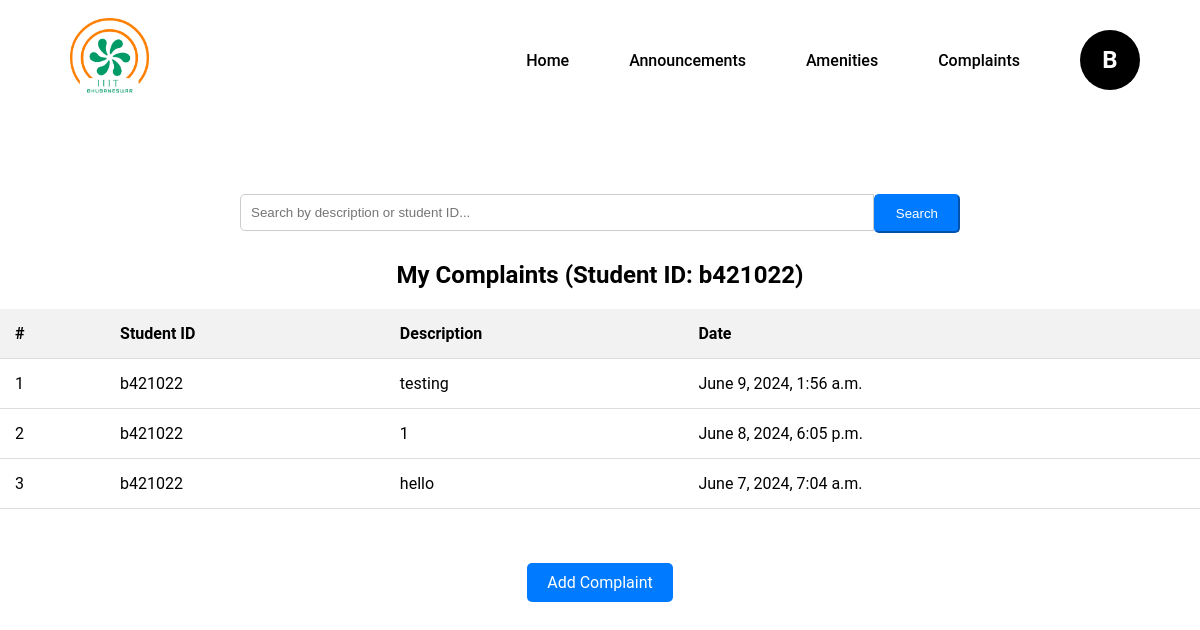
The app's page /complaints/ (signed in) with its own data.
### users/models.py (models this page shows, shortened)
class Complaint(models.Model):
    student_id = models.CharField(max_length=20)
    description = models.TextField()
    date_created = models.DateTimeField(auto_now_add=True)

### users/views.py (the view)
# urls.py: path('complaints/', views.student_complaints_list, name='student_complaints_list'),
@login_required
def student_complaints_list(request):
    user_id = request.user.username
    search_query = request.GET.get('search_query', '')
    complaints = Complaint.objects.filter(student_id=user_id).order_by('-date_created')
    if search_query:
        complaints = complaints.filter(description__icontains=search_query) | complaints.filter(student_id__icontains=search_query)
    return render(request, 'student_complaints_list.html', {'complaints': complaints, 'user_id': user_id})

### users/templates/student_complaints_list.html
{% extends 'base.html' %}
{% block content %}
<div class="container mt-4">
    <div class="row mb-3">
        {% load static %}
        <link rel="stylesheet" href="{% static 'css/complaints.css' %}">
        <div class="col-md-12">
            <form method="GET" action="{% url 'student_complaints_list' %}" class="form-inline search-bar">
                <div class="input-group">
                    <input type="text" class="form-control form-control-lg" name="search_query" placeholder="Search by description or student ID...">
                    <div class="input-group-prepend">
                        <button type="submit" class="btn btn-primary btn-lg">Search</button>
                    </div>
                </div>
            </form>
        </div>
    </div>
    <h2>My Complaints (Student ID: {{ user_id }})</h2>
    <table class="table table-striped mt-3">
        <thead>
            <tr>
                <th>#</th>
                <th>Student ID</th>
                <th>Description</th>
                <th>Date</th>
            </tr>
        </thead>
        <tbody>
            {% for complaint in complaints %}
            <tr>
                <td>{{ forloop.counter }}</td>
                <td>{{ complaint.student_id }}</td>
                <td>{{ complaint.description }}</td>
                <td>{{ complaint.date_created }}</td>
            </tr>
            {% endfor %}
        </tbody>
    </table>
    <div class="text-center mb-4 mt-4">
        <a href="{% url 'add_complaint' %}" class="btn btn-primary btn-lg">Add Complaint</a>
    </div>
</div>
{% endblock %}

### gatepass/users/templates/base.html (shortened to what this page needs)
{% load static %}
<!DOCTYPE html>
<html lang="en">
<head>
    <link rel="stylesheet" href="{% static 'css/dashboard_styles.css' %}">
    <link rel="stylesheet" href="https://cdnjs.cloudflare.com/ajax/libs/font-awesome/6.0.0-beta3/css/all.min.css">
</head>
<body>
  <nav>
    <div class="logo">
        <img src="{% static 'images/home_logo.png' %}" alt="Logo">
    </div>
    <ul class="nav-links">
        <li><a href="{% url 'student_dashboard' %}">Home</a></li>
        <li><a href="#">Announcements</a></li>
        <li class="dropdown">
            <a href="#">Amenities</a>
        </li>
        <li><a href="#">Complaints</a></li>
        <li class="profile dropdown">
            <a href="#" id="profileDropdown" role="button">
                <div class="profile-initial">{{ request.user.username|slice:":1"|capfirst }}</div>
            </a>
        </li>
    </ul>
</nav>
<div class="container mt-4">
    {% block content %}
    {% endblock %}
</div>
</body>
</html>

### static/css/dashboard_styles.css (style rules this page uses)
* { margin: 0; padding: 0; box-sizing: border-box; }
body { font-family: 'Roboto', sans-serif; }
nav { display: flex; align-items: center; justify-content: space-between; background-color: white; padding: 0 20px; width: 100%; height: 120px; margin: 0 ; }
.logo img { height: 80px; margin-left: 50px; }
.nav-links { list-style: none; display: flex; flex: 1; justify-content: flex-end; align-items: center; }
.nav-links li { position: relative; margin-right: 20px; }
.nav-links a { font-size: 16px; font-weight: 550; color: black; text-decoration: none; padding: 15px 20px; display: block; }
.profile { display: flex; align-items: center; cursor: pointer; }
.profile-initial { width: 60px; height: 60px; background-color: black; color: white; display: flex; align-items: center; justify-content: center; border-radius: 50%; font-size: 24px; font-weight: bold; }

### static/css/complaints.css (style rules this page uses)
.container { margin-top: 4rem; }
h2 { text-align: center; margin-bottom: 20px; }
.search-bar .input-group { width: 60%; margin: 0 auto 20px; display: flex; }
.search-bar .form-control { flex: 1; padding: 10px; border-radius: 5px 0 0 5px; border: 1px solid #ccc; }
.table { width: 100%; border-collapse: collapse; }
.table th, .table td { padding: 15px; text-align: left; border-bottom: 1px solid #ddd; }
.table th { background-color: #f2f2f2; }
.text-center { text-align: center; }
.text-center .btn { padding: 10px 20px; border-radius: 5px; background-color: #007bff; color: white; text-decoration: none; }
.mb-4 { margin-bottom: 4rem !important; }
.mt-4 { margin-top: 4rem !important; }
form { margin-top: 20px; }
form .btn-primary { background-color: #007bff; border-color: #007bff; padding: 10px 20px; border-radius: 5px; color: white; margin-top: 10px; }
form input, form textarea, form select { width: 40%; padding: 10px; margin: 10px 0; border-radius: 5px; border: 1px solid #ccc; }

### records on screen
Complaint: student_id "b421022", description "testing", date_created "June 9, 2024, 1:56 a.m."
Complaint: student_id "b421022", description "1", date_created "June 8, 2024, 6:05 p.m."
Complaint: student_id "b421022", description "hello", date_created "June 7, 2024, 7:04 a.m."

### other values on screen
{{ request.user.username|slice:":1"|capfirst }} "B"
{{ user_id }} "b421022"
